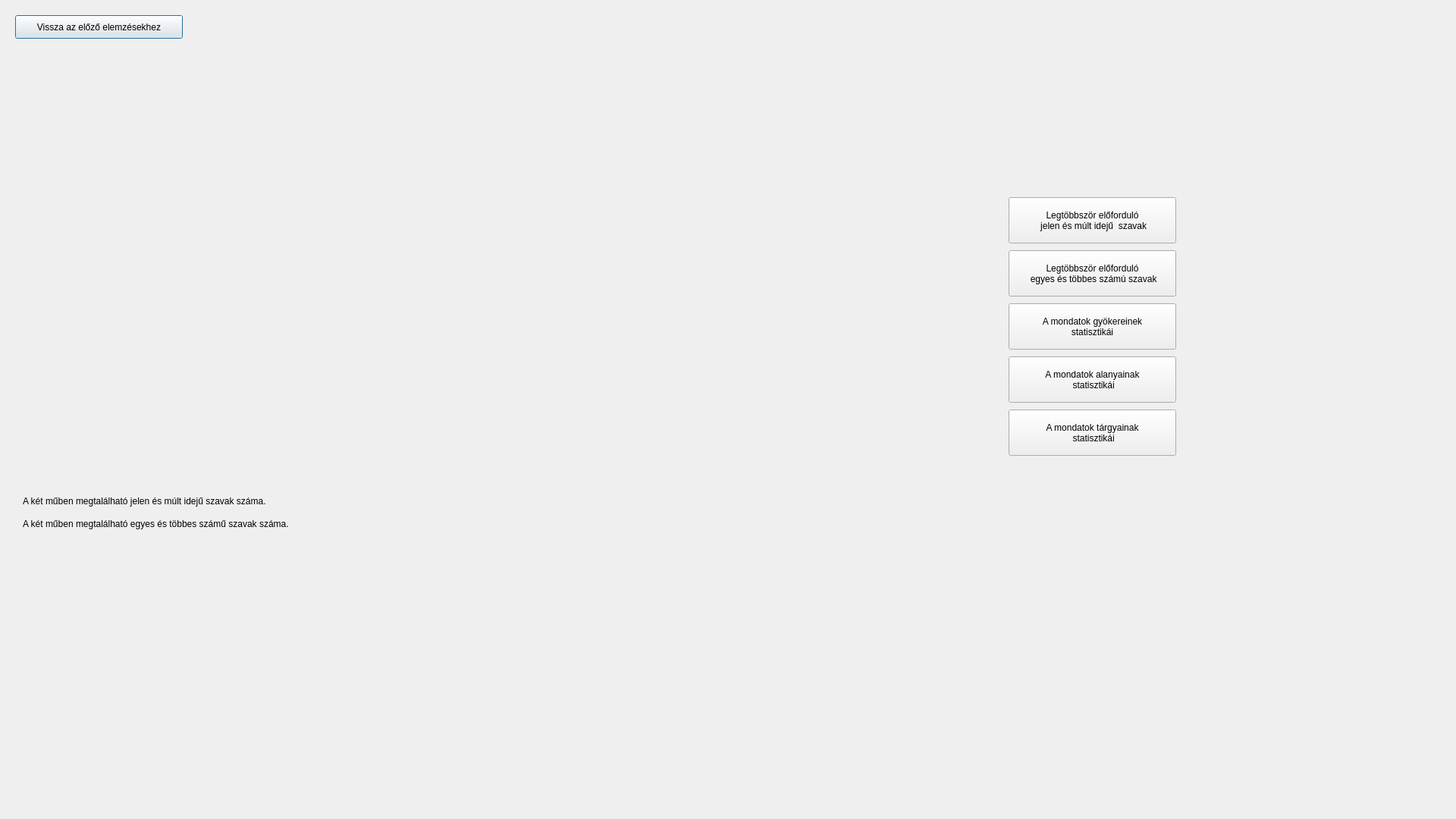
<?xml version="1.0" encoding="UTF-8"?>
<ui version="4.0">
 <class>Dialog</class>
 <widget class="QDialog" name="Dialog">
  <property name="geometry">
   <rect>
    <x>0</x>
    <y>0</y>
    <width>1920</width>
    <height>1080</height>
   </rect>
  </property>
  <property name="windowTitle">
   <string>Dialog</string>
  </property>
  <widget class="QPushButton" name="prev_screen_button">
   <property name="geometry">
    <rect>
     <x>20</x>
     <y>20</y>
     <width>221</width>
     <height>31</height>
    </rect>
   </property>
   <property name="text">
    <string>Vissza az előző elemzésekhez</string>
   </property>
  </widget>
  <widget class="QWidget" name="verticalLayoutWidget">
   <property name="geometry">
    <rect>
     <x>240</x>
     <y>180</y>
     <width>481</width>
     <height>501</height>
    </rect>
   </property>
   <layout class="QVBoxLayout" name="past_words_vbox"/>
  </widget>
  <widget class="QWidget" name="verticalLayoutWidget_2">
   <property name="geometry">
    <rect>
     <x>720</x>
     <y>180</y>
     <width>481</width>
     <height>501</height>
    </rect>
   </property>
   <layout class="QVBoxLayout" name="pos_number_vbox"/>
  </widget>
  <widget class="QLabel" name="past_words_label">
   <property name="geometry">
    <rect>
     <x>30</x>
     <y>650</y>
     <width>411</width>
     <height>21</height>
    </rect>
   </property>
   <property name="text">
    <string>A két műben megtalálható jelen és múlt idejű szavak száma.</string>
   </property>
  </widget>
  <widget class="QLabel" name="pos_number_label">
   <property name="geometry">
    <rect>
     <x>30</x>
     <y>680</y>
     <width>441</width>
     <height>21</height>
    </rect>
   </property>
   <property name="text">
    <string>A két műben megtalálható egyes és többes számű szavak száma.</string>
   </property>
  </widget>
  <widget class="QPushButton" name="root_button">
   <property name="geometry">
    <rect>
     <x>1330</x>
     <y>400</y>
     <width>221</width>
     <height>61</height>
    </rect>
   </property>
   <property name="text">
    <string>A mondatok gyökereinek
statisztikái</string>
   </property>
  </widget>
  <widget class="QPushButton" name="subject_button">
   <property name="geometry">
    <rect>
     <x>1330</x>
     <y>470</y>
     <width>221</width>
     <height>61</height>
    </rect>
   </property>
   <property name="text">
    <string>A mondatok alanyainak
 statisztikái</string>
   </property>
  </widget>
  <widget class="QPushButton" name="tense_button">
   <property name="geometry">
    <rect>
     <x>1330</x>
     <y>260</y>
     <width>221</width>
     <height>61</height>
    </rect>
   </property>
   <property name="text">
    <string>Legtöbbször előforduló
 jelen és múlt idejű  szavak</string>
   </property>
  </widget>
  <widget class="QPushButton" name="object_button">
   <property name="geometry">
    <rect>
     <x>1330</x>
     <y>540</y>
     <width>221</width>
     <height>61</height>
    </rect>
   </property>
   <property name="text">
    <string>A mondatok tárgyainak
 statisztikái</string>
   </property>
  </widget>
  <widget class="QPushButton" name="grammatical_number_button">
   <property name="geometry">
    <rect>
     <x>1330</x>
     <y>330</y>
     <width>221</width>
     <height>61</height>
    </rect>
   </property>
   <property name="text">
    <string>Legtöbbször előforduló
 egyes és többes számú szavak</string>
   </property>
  </widget>
 </widget>
 <resources/>
 <connections/>
</ui>
